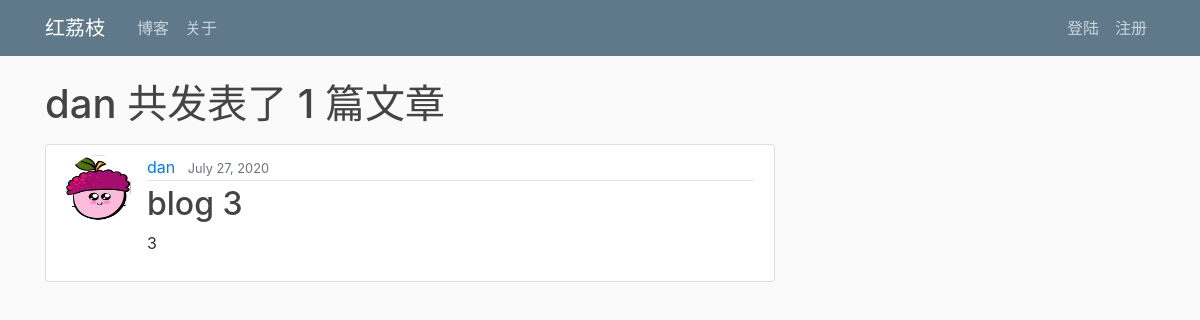
Page /blog/user/dan/ on the earlier database version.
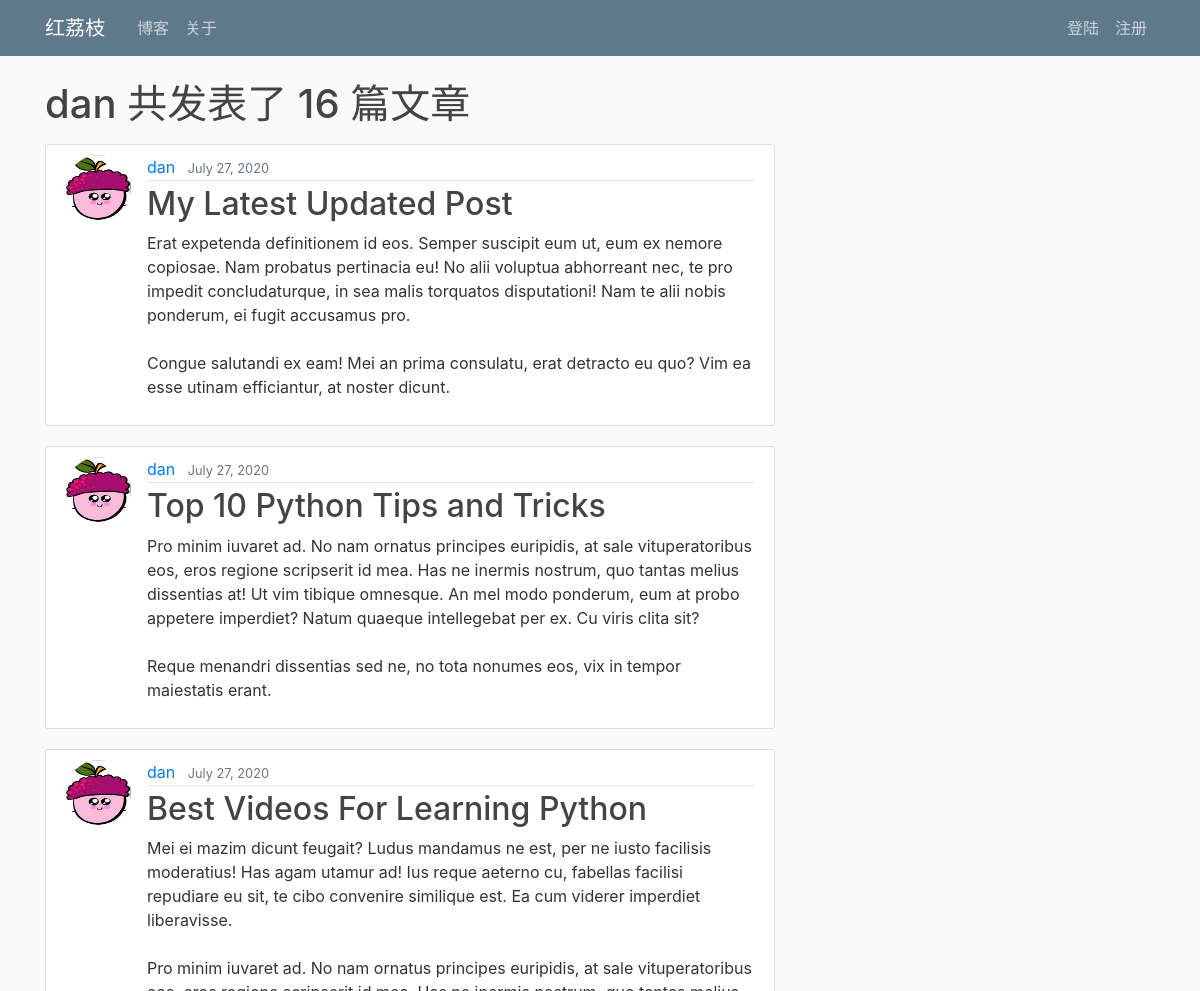
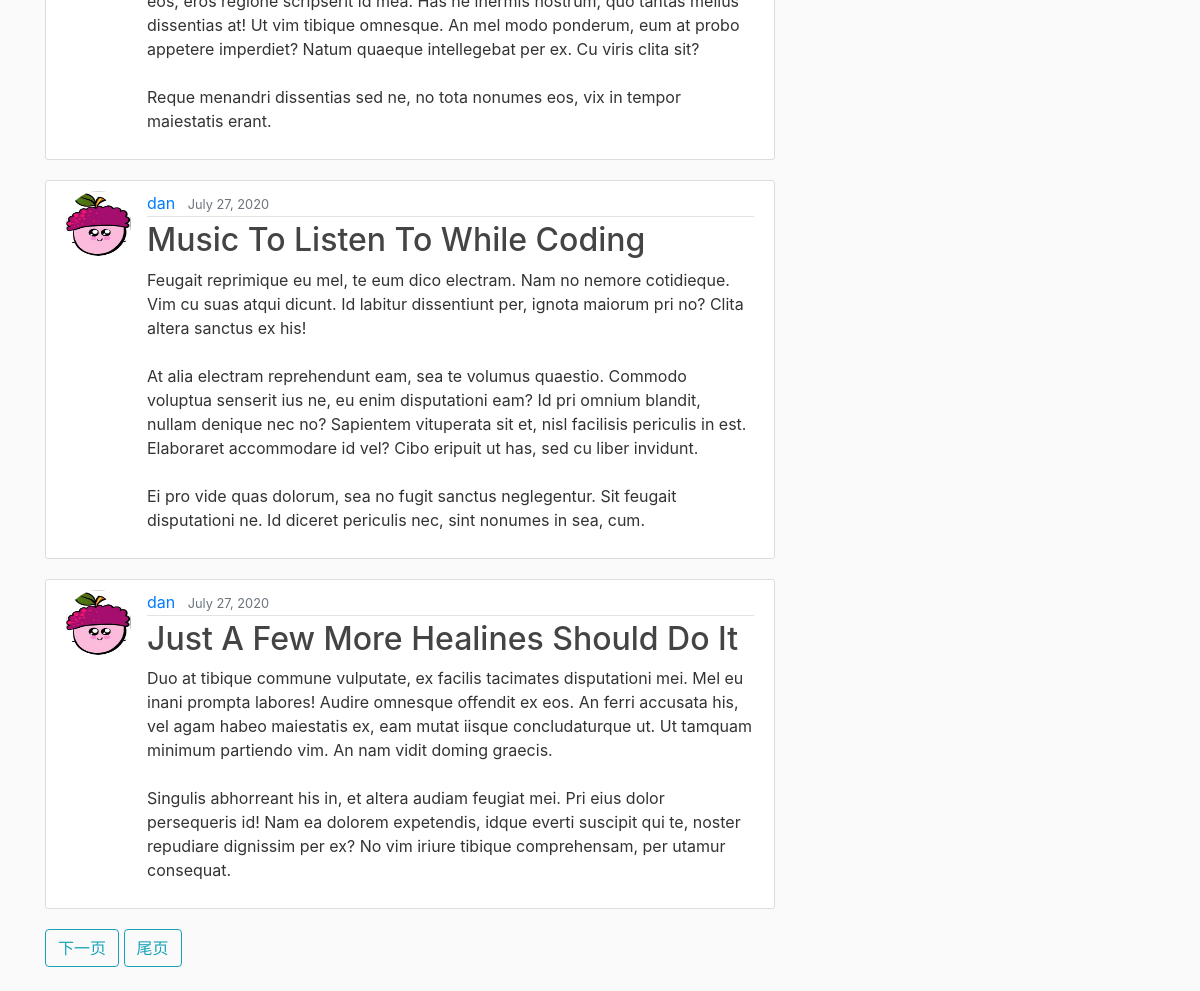
Same page on the later database version (2 pictures, top to bottom).
### blog/models.py (models this page shows, shortened)
class Blog(models.Model):
    author      = models.ForeignKey(User, on_delete=models.CASCADE)
    date_posted = models.DateTimeField(default=timezone.now)
    title       = models.CharField(max_length=100)
    content     = models.TextField()
    image       = models.ImageField(upload_to = "blog_img/", blank=True)

### user/models.py (models this page shows, shortened)
class Profile(models.Model):
    user = models.OneToOneField(User, on_delete=models.CASCADE)
    image = models.ImageField(default='default.jpg', upload_to='user/profile_pics')

### blog/views.py (the view)
# urls.py: path('user/<str:username>/', BlogUserBlogListView.as_view(), name='blog_user_blogs'),
class BlogUserBlogListView(ListView):
    model = Blog
    template_name = 'blog/blog_user_blogs.html'
    context_object_name = 'blogs'
    paginate_by = 5
    def get_queryset(self):
        user = get_object_or_404(User, username=self.kwargs.get('username'))
        return Blog.objects.filter(author=user).order_by('-date_posted')

### blog/templates/blog/blog_user_blogs.html (shortened to what this page needs)
{% extends "page/page_base.html" %}
{% block content %}
    <h1 class="mb-3">{{ view.kwargs.username }} 共发表了 {{ page_obj.paginator.count}} 篇文章</h1>
    {% for blog in blogs %}
        <article class="media content-section">
            <img class="rounded-circle article-img" src="{{ blog.author.profile.image.url }}">
            <div class="media-body">
                <div class="article-metadata">
                    <a class="mr-2" href="{% url 'blog_user_blogs' blog.author.username %}">{{ blog.author }}</a>
                    <small class="text-muted">{{ blog.date_posted|date:"F d, Y" }}</small>
                </div>
                <h2><a class="article-title" href="{% url 'blog_detail' blog.id %}">{{ blog.title }}</a></h2>
                <p class="article-content">{{ blog.content }}</p>
            </div>
        </article>
    {% endfor %}
    {% if is_paginated %}
        {% if page_obj.has_next %}
            <a class="btn btn-outline-info mb-4" href="?page={{ page_obj.next_page_number }}">下一页</a>
            <a class="btn btn-outline-info mb-4" href="?page={{ page_obj.paginator.num_pages }}">尾页</a>
        {% endif %}
    {% endif %}
{% endblock content %}

### page/templates/page/page_base.html (shortened to what this page needs)
{% load static %}
<!DOCTYPE html>
<html>
    <head>
        <link rel="stylesheet" href="https://stackpath.bootstrapcdn.com/bootstrap/4.4.1/css/bootstrap.min.css">
        <link rel="stylesheet" type="text/css" href="{% static 'page/main.css' %}">
    </head>
    <body>
        <header class="site-header">
            <nav class="navbar navbar-expand-md navbar-dark bg-steel fixed-top">
                <div class="container">
                    <a class="navbar-brand mr-4" href="{% url 'page_home' %}">红荔枝</a>
                    <div class="collapse navbar-collapse" id="navbarToggle">
                        <div class="navbar-nav mr-auto">
                            <a class="nav-item nav-link" href="{% url 'blog_home' %}">博客</a>
                            <a class="nav-item nav-link" href="{% url 'page_about' %}">关于</a>
                        </div>
                        <div class="navbar-nav">
                            {% if user.is_authenticated %}
                                <a class="nav-item nav-link" href="{% url 'blog_create' %}">新建文章</a>
                                <a class="nav-item nav-link" href="{% url 'user_profile' %}">{{ user.username }} 的个人主页</a>
                                <a class="nav-item nav-link" href="{% url 'user_logout' %}">退出</a>
                            {% else %}
                                <a class="nav-item nav-link" href="{% url 'user_login' %}">登陆</a>
                                <a class="nav-item nav-link" href="{% url 'user_register' %}">注册</a>
                            {% endif %}
                        </div>
                    </div>
                </div>
            </nav>
        </header>
        <main role="main" class="container">
            <div class="row">
                <div class="col-md-8">
                    {% block content %}{% endblock %}
                </div>
            </div>
        </main>
    </body>
</html>

### page/static/page/main.css (style rules this page uses)
body { background: #fafafa; color: #333333; margin-top: 5rem; }
h1, h2, h3, h4, h5, h6 { color: #444444; }
.bg-steel { background-color: #5f788a; }
.site-header .navbar-nav .nav-link { color: #cbd5db; }
.content-section { background: #ffffff; padding: 10px 20px; border: 1px solid #dddddd; border-radius: 3px; margin-bottom: 20px; }
.article-title { color: #444444; }
.article-content { white-space: pre-line; }
.article-img { height: 65px; width: 65px; margin-right: 16px; }
.article-metadata { padding-bottom: 1px; margin-bottom: 4px; border-bottom: 1px solid #e3e3e3 }

Differences in the rows shown:
no longer on this page (row unchanged): Blog: author.profile.image (picture), author "dan", date_posted "July 27, 2020", title "blog 3", content "3"
added Blog: author.profile.image (picture), author "dan", date_posted "July 27, 2020", title "My Latest Updated Post", content "Erat expetenda definitionem id eos. Semper suscipit eum ut, eum ex nemore copiosae. Nam probatus pertinacia eu! No alii voluptua abhorreant nec, te pro impedit concludaturque, in sea malis torquatos disputationi! Nam te alii nobis ponderum, ei fugit accusamus pro. Congue salutandi ex eam! Mei an prima consulatu, erat detracto eu quo? Vim ea esse utinam efficiantur, at noster dicunt."
added Blog: author.profile.image (picture), author "dan", date_posted "July 27, 2020", title "Top 10 Python Tips and Tricks", content "Pro minim iuvaret ad. No nam ornatus principes euripidis, at sale vituperatoribus eos, eros regione scripserit id mea. Has ne inermis nostrum, quo tantas melius dissentias at! Ut vim tibique omnesque. An mel modo ponderum, eum at probo appetere imperdiet? Natum quaeque intellegebat per ex. Cu viris clita sit? Reque menandri dissentias sed ne, no tota nonumes eos, vix in tempor maiestatis erant."
added Blog: author.profile.image (picture), author "dan", date_posted "July 27, 2020", title "Best Videos For Learning Python", content "Mei ei mazim dicunt feugait? Ludus mandamus ne est, per ne iusto facilisis moderatius! Has agam utamur ad! Ius reque aeterno cu, fabellas facilisi repudiare eu sit, te cibo convenire similique est. Ea cum viderer imperdiet liberavisse. Pro minim iuvaret ad. No nam ornatus principes euripidis, at sale vituperatoribus eos, eros regione scripserit id mea. Has ne inermis nostrum, quo tantas melius dissentias at! Ut vim tibique omnesque. An mel modo ponderum, eum at probo appetere imperdiet? Natum quaeque intellegebat per ex. Cu viris clita sit? Reque menandri dissentias sed ne, no tota nonumes eos, vix in tempor maiestatis erant."
added Blog: author.profile.image (picture), author "dan", date_posted "July 27, 2020", title "Music To Listen To While Coding", content "Feugait reprimique eu mel, te eum dico electram. Nam no nemore cotidieque. Vim cu suas atqui dicunt. Id labitur dissentiunt per, ignota maiorum pri no? Clita altera sanctus ex his! At alia electram reprehendunt eam, sea te volumus quaestio. Commodo voluptua senserit ius ne, eu enim disputationi eam? Id pri omnium blandit, nullam denique nec no? Sapientem vituperata sit et, nisl facilisis periculis in est. Elaboraret accommodare id vel? Cibo eripuit ut has, sed cu liber invidunt. Ei pro vide quas dolorum, sea no fugit sanctus neglegentur. Sit feugait disputationi ne. Id diceret periculis nec, sint nonumes in sea, cum."
added Blog: author.profile.image (picture), author "dan", date_posted "July 27, 2020", title "Just A Few More Healines Should Do It", content "Duo at tibique commune vulputate, ex facilis tacimates disputationi mei. Mel eu inani prompta labores! Audire omnesque offendit ex eos. An ferri accusata his, vel agam habeo maiestatis ex, eam mutat iisque concludaturque ut. Ut tamquam minimum partiendo vim. An nam vidit doming graecis. Singulis abhorreant his in, et altera audiam feugiat mei. Pri eius dolor persequeris id! Nam ea dolorem expetendis, idque everti suscipit qui te, noster repudiare dignissim per ex? No vim iriure tibique comprehensam, per utamur consequat."
Other differences:
{{ page_obj.paginator.count }}: "1" → "16"
text now shown: "下一页 尾页"
